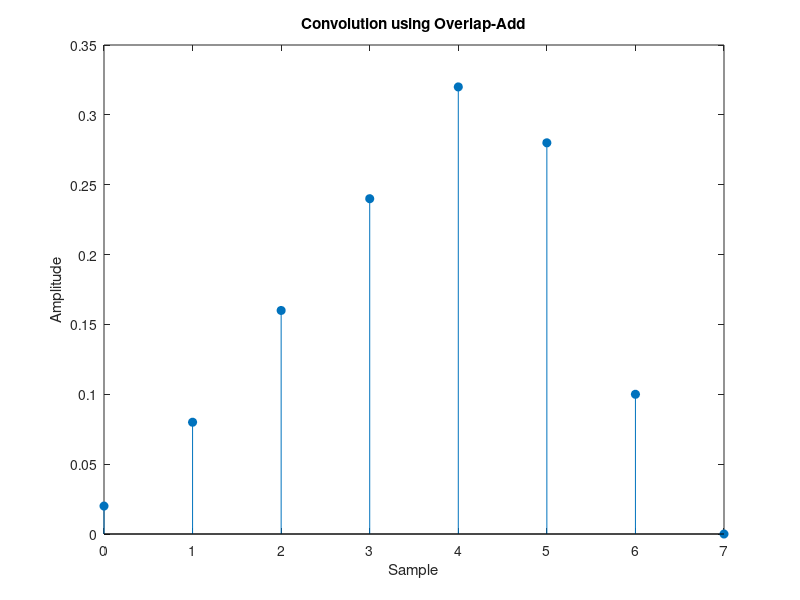

MATLAB code to generate this figure:
% Define the input signals and filter impulse response
x = [0.2, 0.4, 0.6, 0.8, 1.0];  % Input signal
h = [0.1, 0.2, 0.1];             % Filter impulse response

% Define the block size and hop size for overlap-add
blockSize = length(h);
hopSize = blockSize;

% Pad the input signal with zeros to make its length divisible by the block size
x = [x, zeros(1, blockSize - mod(length(x), blockSize))];

% Perform convolution using the overlap-add method
output = zeros(1, length(x) + length(h) - 1);  % Initialize the output signal

for i = 1:hopSize:length(x)
    inputBlock = x(i:i+blockSize-1);                   % Extract a block of input signal
    outputBlock = conv(inputBlock, h);                 % Convolve the input block with the filter impulse response
    output(i:i+length(outputBlock)-1) = output(i:i+length(outputBlock)-1) + outputBlock;  % Overlap-add the output blocks
end

% Plot the output signal
stem(0:length(output)-1, output, 'filled');
title('Convolution using Overlap-Add');
xlabel('Sample');
ylabel('Amplitude');
